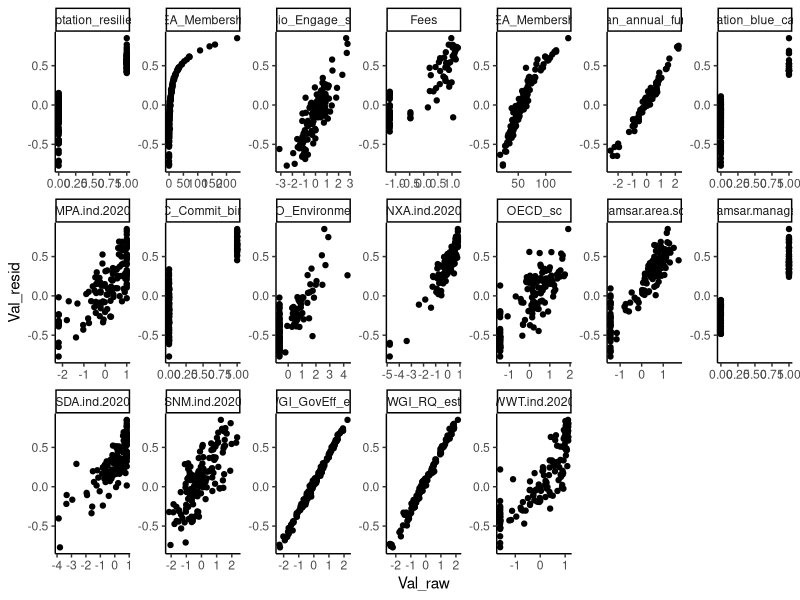

This figure's R source:
# check that the raw and predicted standard normal indicator values are strongly positively correlated

library(tidyverse)
library(scales)

# data

resid.df <- read.csv('outputs/predicted-indicator-vals/predicted-ind-vals-LV9-final.csv')
dat <- read.csv('data/master-df_final.csv') %>%
  mutate(iso_a3 = ISO_SOV1)

# rescale predicted indicator values to smallest range

max <- min(apply(resid.df, 2, max))
min <- max(apply(resid.df, 2, min))

resid.df <- resid.df %>% 
  mutate_all(funs(rescale(., to = c(min, max))))

# log transform continuous response variables

logtrans <- function(x) log(x + (min(x[x>0],na.rm = T)*0.33))

y <- dat %>% 
  select(WGI_GovEff_est:mean_annual_funds) %>% 
  mutate_at(vars(Bio_Engage_sc, ramsar.area.sc, MPA.ind.2020, NXA.ind.2020,
                 SDA.ind.2020, Fees, OECD_sc, NGO_Environmental,
                 WWT.ind.2020, mean_annual_funds), logtrans)

# z-score standardise to mean 0 SD 1
# mean center and scale

y.scale <- as.data.frame(scale(dplyr::select(y, -c(MEA_Membership, BEA_Membership,
                                                   Mitigation_blue_carbon, Adaptation_resilience,
                                                   NDC_Commit_binary, 
                                                   WGI_GovEff_est, WGI_RQ_est, ramsar.manage)), 
                               center = TRUE, scale = TRUE)) # exclude binomial data, counts, ranks, proportions, and WGI b/c already a standard normal variable

# add those that weren't 

y.scale <- cbind(y.scale, dplyr::select(y, MEA_Membership, BEA_Membership,
                                        Mitigation_blue_carbon,Adaptation_resilience, 
                                        NDC_Commit_binary,
                                        WGI_GovEff_est, WGI_RQ_est, ramsar.manage)) # 'bind variables that weren't scaled to df


# plot residual indicator values against actual values

y.scale$ISO_SOV1 <- dat$ISO_SOV1
resid.df$ISO_SOV1 <- dat$ISO_SOV1
y <- y.scale

# wide to long

resid.df.long <- pivot_longer(resid.df, OECD_sc:ramsar.manage, 
                              names_to = 'Indicator', values_to = 'Val_resid')
resid.df.long$Indicator <- as.factor(resid.df.long$Indicator)

dat.ind.long <- pivot_longer(y, OECD_sc:ramsar.manage, 
                             names_to = 'Indicator', values_to = 'Val_raw')
dat.ind.long$Indicator <- as.factor(dat.ind.long$Indicator)

dat.plot <- data.frame(resid.df.long, dat.ind.long[,'Val_raw'])

# plot

a <- ggplot(dat.plot)+
  geom_point(aes(x = Val_raw, y = Val_resid)) +
  facet_wrap(.~Indicator, nrow = 10, ncol = 7, scales = 'free') +
  theme_classic()
a





